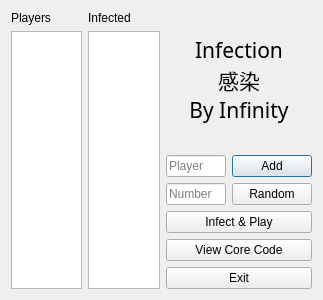
<?xml version="1.0" encoding="UTF-8"?>
<ui version="4.0">
 <class>Dialog</class>
 <widget class="QDialog" name="Dialog">
  <property name="geometry">
   <rect>
    <x>0</x>
    <y>0</y>
    <width>323</width>
    <height>300</height>
   </rect>
  </property>
  <property name="windowTitle">
   <string>New Game ...</string>
  </property>
  <layout class="QHBoxLayout" name="horizontalLayout_4">
   <item>
    <layout class="QVBoxLayout" name="verticalLayout_3">
     <item>
      <widget class="QLabel" name="label">
       <property name="text">
        <string>Players</string>
       </property>
      </widget>
     </item>
     <item>
      <widget class="QPlainTextEdit" name="plainTextEdit">
       <property name="readOnly">
        <bool>false</bool>
       </property>
      </widget>
     </item>
    </layout>
   </item>
   <item>
    <layout class="QVBoxLayout" name="verticalLayout_4">
     <item>
      <widget class="QLabel" name="label_3">
       <property name="text">
        <string>Infected</string>
       </property>
      </widget>
     </item>
     <item>
      <widget class="QPlainTextEdit" name="plainTextEdit_2">
       <property name="readOnly">
        <bool>false</bool>
       </property>
      </widget>
     </item>
    </layout>
   </item>
   <item>
    <layout class="QVBoxLayout" name="verticalLayout_5">
     <item>
      <widget class="QLabel" name="label_2">
       <property name="sizePolicy">
        <sizepolicy hsizetype="Expanding" vsizetype="MinimumExpanding">
         <horstretch>0</horstretch>
         <verstretch>0</verstretch>
        </sizepolicy>
       </property>
       <property name="font">
        <font>
         <family>微软雅黑</family>
         <pointsize>16</pointsize>
        </font>
       </property>
       <property name="text">
        <string>Infection
感染
By Infinity</string>
       </property>
       <property name="alignment">
        <set>Qt::AlignCenter</set>
       </property>
      </widget>
     </item>
     <item>
      <layout class="QVBoxLayout" name="verticalLayout">
       <item>
        <layout class="QHBoxLayout" name="horizontalLayout_2">
         <item>
          <widget class="QLineEdit" name="lineEdit">
           <property name="minimumSize">
            <size>
             <width>60</width>
             <height>0</height>
            </size>
           </property>
           <property name="placeholderText">
            <string>Player</string>
           </property>
          </widget>
         </item>
         <item>
          <widget class="QPushButton" name="pushButton">
           <property name="text">
            <string>Add</string>
           </property>
           <property name="default">
            <bool>true</bool>
           </property>
          </widget>
         </item>
        </layout>
       </item>
       <item>
        <layout class="QHBoxLayout" name="horizontalLayout">
         <item>
          <widget class="QLineEdit" name="lineEdit_2">
           <property name="minimumSize">
            <size>
             <width>20</width>
             <height>0</height>
            </size>
           </property>
           <property name="placeholderText">
            <string>Number</string>
           </property>
          </widget>
         </item>
         <item>
          <widget class="QPushButton" name="pushButton_3">
           <property name="text">
            <string>Random</string>
           </property>
          </widget>
         </item>
        </layout>
       </item>
       <item>
        <layout class="QVBoxLayout" name="verticalLayout_2">
         <item>
          <widget class="QPushButton" name="pushButton_4">
           <property name="text">
            <string>Infect &amp;&amp; Play</string>
           </property>
          </widget>
         </item>
         <item>
          <widget class="QPushButton" name="pushButton_2">
           <property name="text">
            <string>View Core Code</string>
           </property>
          </widget>
         </item>
         <item>
          <widget class="QPushButton" name="pushButton_5">
           <property name="text">
            <string>Exit</string>
           </property>
          </widget>
         </item>
        </layout>
       </item>
      </layout>
     </item>
    </layout>
   </item>
  </layout>
 </widget>
 <resources/>
 <connections>
  <connection>
   <sender>pushButton_5</sender>
   <signal>clicked()</signal>
   <receiver>Dialog</receiver>
   <slot>reject()</slot>
   <hints>
    <hint type="sourcelabel">
     <x>354</x>
     <y>278</y>
    </hint>
    <hint type="destinationlabel">
     <x>396</x>
     <y>277</y>
    </hint>
   </hints>
  </connection>
 </connections>
</ui>
